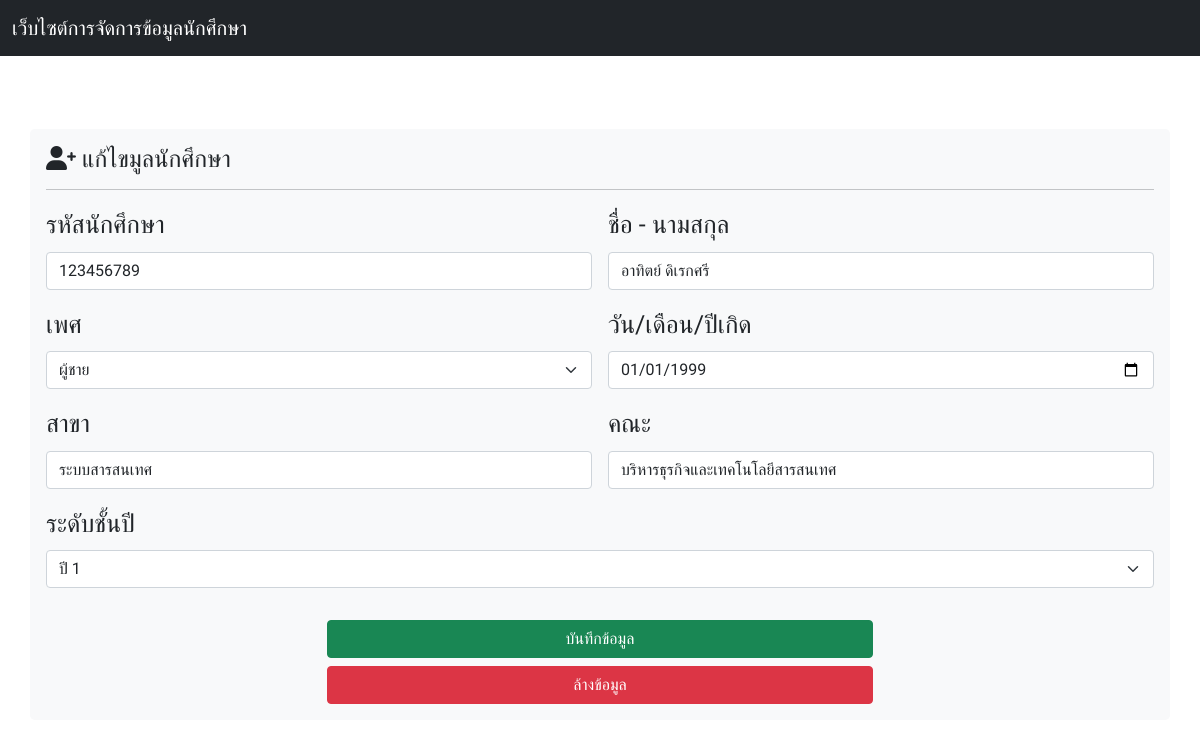
Page /editstudent.php?id=2 on the committed database.
### tables this page shows
CREATE TABLE `student` (
  `id_udg` int(100) NOT NULL COMMENT 'ID',
  `Stu_id` mediumtext NOT NULL COMMENT 'รหัสนักศึกษา',
  `Name_Surname` varchar(255) NOT NULL COMMENT 'ชื่อ/นามสกุล',
  `Gender` varchar(255) NOT NULL COMMENT 'เพศ',
  `Birthday` date NOT NULL COMMENT 'วัน/เดือน/ปีเกิด',
  `Department` varchar(255) NOT NULL COMMENT 'สาขา',
  `Faculty` varchar(255) NOT NULL COMMENT 'คณะ',
  `Class` int(255) NOT NULL COMMENT 'ระดับชั้นปี',
  `time` date NOT NULL COMMENT 'วันที่บันทึก'
);

### code/edit.php (called while the page is built, shortened)
<?php
    $stmt = $conn->prepare("SELECT * FROM student WHERE id_udg = :id_udg");
    $stmt->bindParam(':id_udg', $id_udg);
    $stmt->execute();
    $row = $stmt->fetch(PDO::FETCH_ASSOC);
?>

### editstudent.php (the view, shortened to what this page needs)
<?php
require_once('server/connect.php');
require_once('code/edit.php');
?>
<!DOCTYPE html>
<html lang="en">
<head>
    <link rel="stylesheet" href="https://cdnjs.cloudflare.com/ajax/libs/font-awesome/6.0.0-beta3/css/all.min.css">
    <link rel="stylesheet" href="assets/css/bootstrap.min.css">
    <link rel="stylesheet" href="assets/css/font.css">
</head>
<body>
    <nav class="navbar navbar-expand-lg fixed-top navbar-dark bg-dark">
        <div class="container-fluid">
         <a class="navbar-brand" href="#">เว็บไซต์การจัดการข้อมูลนักศึกษา</a>
        </div>
    </nav>
    <br> <br> <br>
<div class="container my-3 p-3 bg-light rounded-3">
<h4><i class="fas fa-user-plus"></i> แก้ไขมูลนักศึกษา</h4>
    <hr>
        <form action=" " method="post" class="row g-3">
            <div class="col-md-6">
                <label for="Stu_id" class="form-label">รหัสนักศึกษา</label>
                <input class="form-control" type="number" name="Stu_id" value="<?php echo $row['Stu_id']?>" required>
            </div>
            <div class="col-md-6">
                <label for="Name_Surname" class="form-label">ชื่อ - นามสกุล</label>
                <input class="form-control" type="text" name="Name_Surname" value="<?php echo $row['Name_Surname']?>" required>
            </div>
            <div class="col-md-6">
                <label for="Gender" class="form-label">เพศ</label>
                <select class="form-select" name="Gender" aria-label="Default select example">
                    <option value="ผู้ชาย">ผู้ชาย</option>
                </select>
            </div>
            <div class="col-md-6">
                <label for="Birthday" class="form-label">วัน/เดือน/ปีเกิด</label>
                <input class="form-control" type="date" name="Birthday" value="1999-01-01">
            </div>
            <div class="col-md-6">
                <label for="Department" class="form-label">สาขา</label>
                <input class="form-control" type="text"name="Department" value="<?php echo $row['Department']?>" required>
            </div>
            <div class="col-md-6">
                <label for="Faculty" class="form-label">คณะ</label>
                <input class="form-control" type="text"name="Faculty" value="<?php echo $row['Faculty']?>" required>
            </div>
            <div class="form-group mb-3">
                <label for="Class" class="form-label">ระดับชั้นปี</label>
                <select class="form-select" name="Class" aria-label="Default select example">
                    <option value="1">ปี 1</option>
                </select>
            </div>
            <div class="d-grid gap-2 col-6 mx-auto">
                <button type="button" class="btn btn-success" data-bs-toggle="modal" data-bs-target="#exampleModal">
                บันทึกข้อมูล
                </button>
                <button class="btn btn-danger" type="reset">ล้างข้อมูล</button>
            </div>
        </form>
    </div>
</body>
</html>

### rows in the picture
student: Stu_id "123456789", Name_Surname "อาทิตย์ ดิเรกศรี", Department "ระบบสารสนเทศ", Faculty "บริหารธุรกิจและเทคโนโลยีสารสนเทศ"
